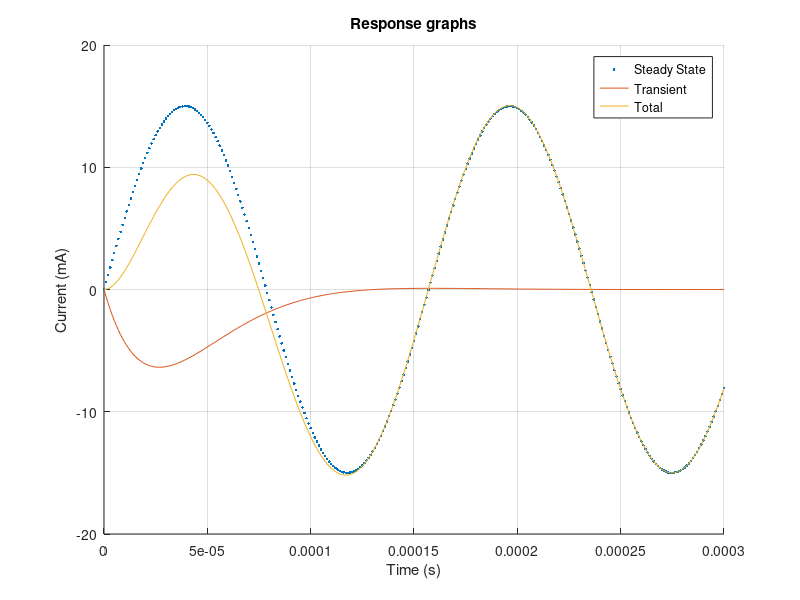
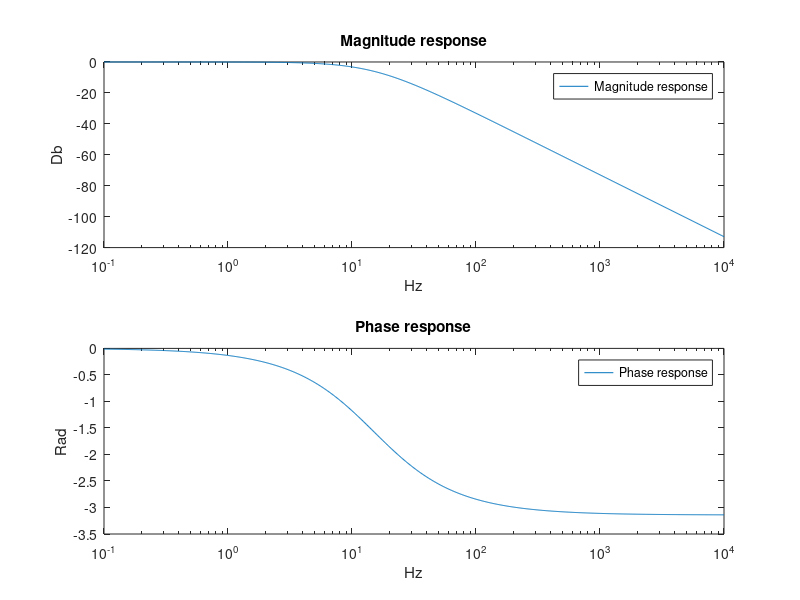

Recreate these plots in MATLAB, in order.
%---------------------------------------------------------------------
% File: CC_hw1.m
% Description: This script plots various circuit functions.
% Author: Caden Churchman, ccaden21@ksu.edu,
% (c)2021, Caden Churchman. All rights reserved.
% Date: 31 August 2021(Version 1.00)
% Platform: MATLAB Release R2021a, Ubuntu 20.04
% Reference: Steve Warren. ECE 512 Homework Assignment #1, (c)2021,
% Kansas State University
%---------------------------------------------------------------------

% Times we will plot
t = 0:0.000001:0.0003;

% All from given equation
steadyState = 15*sin(40000*t);
transient = -25*exp(-32000*t).*sin(24000*t);
total = steadyState + transient;

figure()
hold on
grid on
title("Response graphs")
plot(t, steadyState, '.')
plot(t, transient, '-')
plot(t,total)
legend("Steady State", "Transient", "Total")
xlabel("Time (s)")
ylabel("Current (mA)")
hold off
print("1", "-dpng");

% MATLAB Frequency-Domain Plot
R = 1;
C = 1/(30*pi);
a = 1/(R*C);

% w = 2pif
f = logspace(-1,4, 1000);
w = 2*pi*f;

% Calculate magnitude and angle to plot
transferMag = 20*log10((a^2) ./ (a^2 + w.^2));
phaseResponse = -atan2(2*a*w, a.^2 - w.^2);

% Plot magnitude in db
figure()
hold on
grid on
subplot(2, 1, 1, 'XScale', 'log');
semilogx(f, transferMag);
title("Magnitude response")
xlabel("Hz");
ylabel("Db");
legend("Magnitude response");

% Plot phase shift
subplot(2, 1, 2, 'XScale', 'log');
semilogx(f, phaseResponse);
title("Phase response")
xlabel("Hz");
ylabel("Rad")
legend("Phase response");
hold off

print("2", "-dpng");
